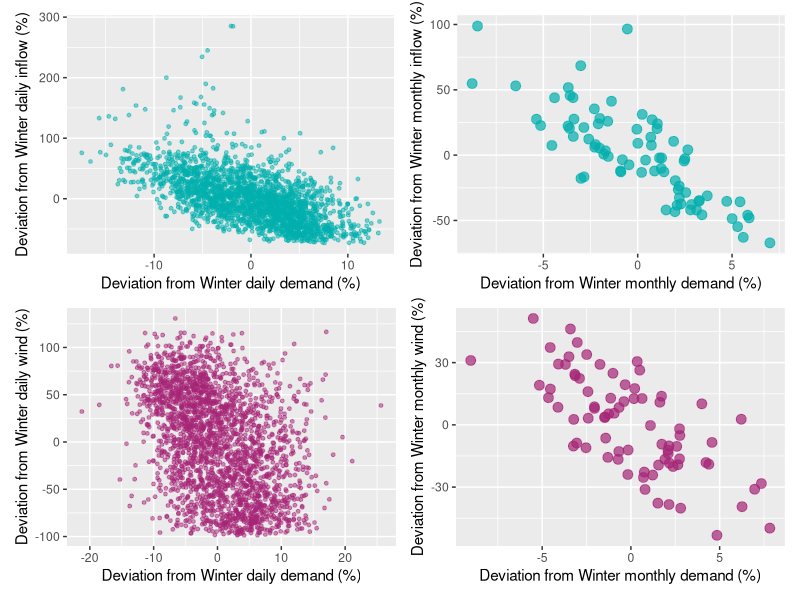

Here is the R script that generated this plot:
# This code has been used to generate the figures in the following report:
# De Felice, M., Busch, S., Kanellopoulos, K., Kavvadias, K. and Hidalgo Gonzalez, I.,
# Power system flexibility in a variable climate,
# ISBN 978-92-76-18183-5 (online), doi:10.2760/75312 (online)
# This code is released under Creative Commons Attribution 4.0 International (CC BY 4.0) licence
# (https://creativecommons.org/licenses/by/4.0/).

library(tidyverse)
library(patchwork)


x1_daily <- read_csv("data_figure42_01.csv")
x1_monthly <- read_csv("data_figure42_02.csv")
x2_daily <- read_csv("data_figure42_03.csv")
x2_monthly <- read_csv("data_figure42_04.csv")

g1 <- ggplot(x1_daily, aes(x = demand_anom, y = inflow_anom)) +
  geom_point(alpha = 0.5, color = "#00AFAD", size = 1) +
  labs(
    x = "Deviation from Winter daily demand (%)",
    y = "Deviation from Winter daily inflow (%)"
  )

g2 <- ggplot(x1_monthly, aes(x = demand_anom, y = inflow_anom)) +
  geom_point(alpha = 0.7, color = "#00AFAD", size = 3) +
  labs(
    x = "Deviation from Winter monthly demand (%)",
    y = "Deviation from Winter monthly inflow (%)"
  )

g3 <- ggplot(x2_daily, aes(x = demand_anom, y = wind_anom)) +
  geom_point(alpha = 0.5, color = "#A52576", size = 1) +
  labs(
    x = "Deviation from Winter daily demand (%)",
    y = "Deviation from Winter daily wind (%)"
  )

g4 <- ggplot(x2_monthly, aes(x = demand_anom, y = wind_anom)) +
  geom_point(alpha = 0.7, color = "#A52576", size = 3) +
  labs(
    x = "Deviation from Winter monthly demand (%)",
    y = "Deviation from Winter monthly wind (%)"
  )

g <- (g1 + g2) / (g3 + g4)

ggsave("figure42.png", width = 6.5, height = 6)
